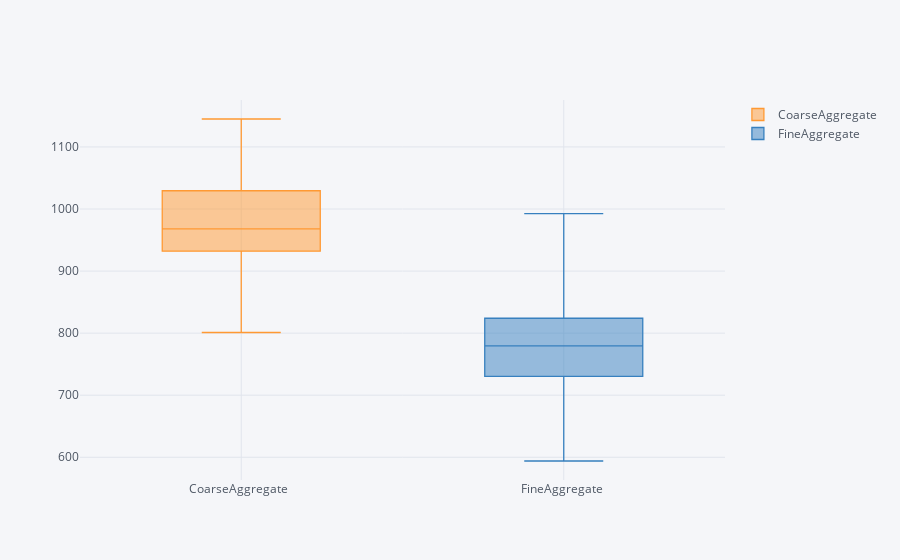

Notebook code for this chart:
### Code cell
ds[['CoarseAggregate  ', 'FineAggregate ']].iplot(kind='box')

### Figure 1 — Plotly figure (JSON) as saved in the notebook; plotly's stock layout.template omitted (floating-point values rounded to 4 significant figures; data arrays with more than 128 entries replaced by an {"elided": "..."} marker saying what was removed)
{"data": [{"boxpoints": false, "line": {"width": 1.3}, "marker": {"color": "rgba(255, 153, 51, 1.0)"}, "name": "CoarseAggregate  ", "orientation": "v", "type": "box", "y": {"elided": "1030 float values"}}, {"boxpoints": false, "line": {"width": 1.3}, "marker": {"color": "rgba(55, 128, 191, 1.0)"}, "name": "FineAggregate ", "orientation": "v", "type": "box", "y": {"elided": "1030 float values"}}], "layout": {"legend": {"bgcolor": "#F5F6F9", "font": {"color": "#4D5663"}}, "paper_bgcolor": "#F5F6F9", "plot_bgcolor": "#F5F6F9", "title": {"font": {"color": "#4D5663"}}, "xaxis": {"gridcolor": "#E1E5ED", "showgrid": true, "tickfont": {"color": "#4D5663"}, "title": {"font": {"color": "#4D5663"}, "text": ""}, "zerolinecolor": "#E1E5ED"}, "yaxis": {"gridcolor": "#E1E5ED", "showgrid": true, "tickfont": {"color": "#4D5663"}, "title": {"font": {"color": "#4D5663"}, "text": ""}, "zerolinecolor": "#E1E5ED"}}}
